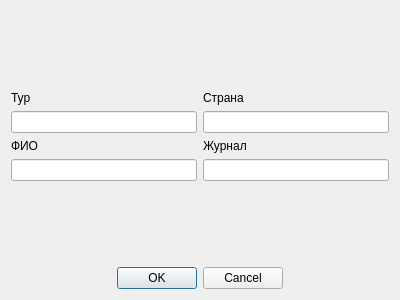
<?xml version="1.0" encoding="UTF-8"?>
<ui version="4.0">
 <class>DialogDelete</class>
 <widget class="QDialog" name="DialogDelete">
  <property name="geometry">
   <rect>
    <x>0</x>
    <y>0</y>
    <width>400</width>
    <height>300</height>
   </rect>
  </property>
  <property name="windowTitle">
   <string>Dialog</string>
  </property>
  <layout class="QGridLayout" name="gridLayout">
   <item row="0" column="0">
    <layout class="QVBoxLayout" name="verticalLayout_4">
     <item>
      <layout class="QVBoxLayout" name="verticalLayout_3">
       <item>
        <spacer name="verticalSpacer">
         <property name="orientation">
          <enum>Qt::Vertical</enum>
         </property>
         <property name="sizeHint" stdset="0">
          <size>
           <width>20</width>
           <height>40</height>
          </size>
         </property>
        </spacer>
       </item>
       <item>
        <layout class="QHBoxLayout" name="horizontalLayout_2">
         <item>
          <layout class="QVBoxLayout" name="verticalLayout">
           <item>
            <widget class="QLabel" name="label">
             <property name="text">
              <string>Тур</string>
             </property>
            </widget>
           </item>
           <item>
            <widget class="QLineEdit" name="lineTour">
             <property name="text">
              <string/>
             </property>
            </widget>
           </item>
           <item>
            <widget class="QLabel" name="label_2">
             <property name="text">
              <string>ФИО</string>
             </property>
            </widget>
           </item>
           <item>
            <widget class="QLineEdit" name="lineFIO"/>
           </item>
          </layout>
         </item>
         <item>
          <layout class="QVBoxLayout" name="verticalLayout_2">
           <item>
            <widget class="QLabel" name="label_3">
             <property name="text">
              <string>Страна</string>
             </property>
            </widget>
           </item>
           <item>
            <widget class="QLineEdit" name="lineCoun"/>
           </item>
           <item>
            <widget class="QLabel" name="label_4">
             <property name="text">
              <string>Журнал</string>
             </property>
            </widget>
           </item>
           <item>
            <widget class="QLineEdit" name="lineMag"/>
           </item>
          </layout>
         </item>
        </layout>
       </item>
       <item>
        <spacer name="verticalSpacer_2">
         <property name="orientation">
          <enum>Qt::Vertical</enum>
         </property>
         <property name="sizeHint" stdset="0">
          <size>
           <width>20</width>
           <height>40</height>
          </size>
         </property>
        </spacer>
       </item>
      </layout>
     </item>
     <item>
      <layout class="QHBoxLayout" name="horizontalLayout">
       <item>
        <spacer name="horizontalSpacer">
         <property name="orientation">
          <enum>Qt::Horizontal</enum>
         </property>
         <property name="sizeHint" stdset="0">
          <size>
           <width>40</width>
           <height>20</height>
          </size>
         </property>
        </spacer>
       </item>
       <item>
        <widget class="QDialogButtonBox" name="buttonBox">
         <property name="standardButtons">
          <set>QDialogButtonBox::Cancel|QDialogButtonBox::Ok</set>
         </property>
        </widget>
       </item>
       <item>
        <spacer name="horizontalSpacer_2">
         <property name="orientation">
          <enum>Qt::Horizontal</enum>
         </property>
         <property name="sizeHint" stdset="0">
          <size>
           <width>40</width>
           <height>20</height>
          </size>
         </property>
        </spacer>
       </item>
      </layout>
     </item>
    </layout>
   </item>
  </layout>
 </widget>
 <resources/>
 <connections/>
</ui>
